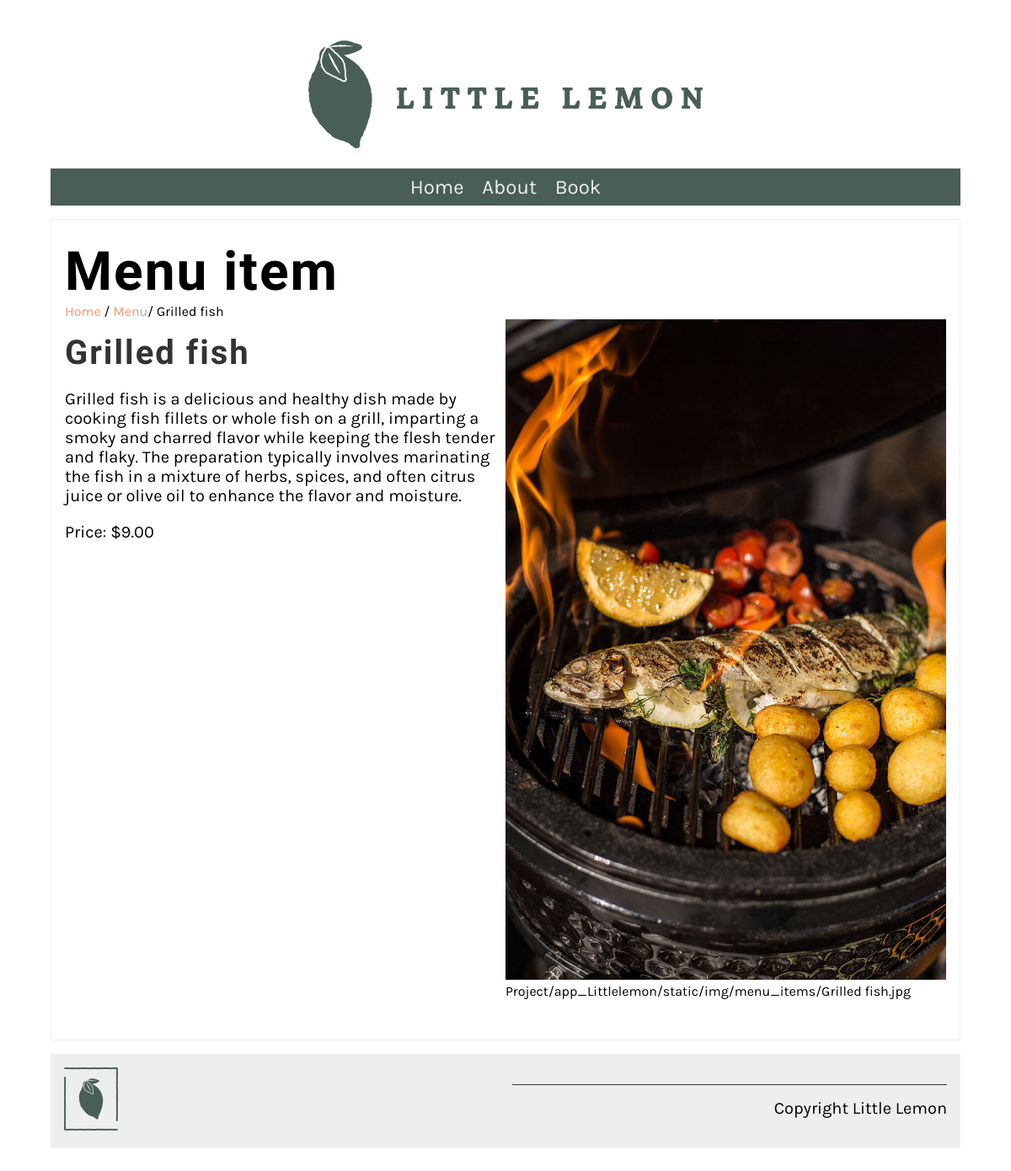
The app's page /menu_item/3/ with its own data.
### app_Littlelemon/models.py (models this page shows, shortened)
class Menu(models.Model):
   name = models.CharField(max_length=200)
   price = models.IntegerField()
   description = models.TextField(max_length=1000,default="")

### app_Littlelemon/views.py (the view)
# urls.py: path('menu_item/<int:pk>/', views.display_menu_items, name="menu_item")
def display_menu_items(request,pk=None):
    if pk:
        menu_item = Menu.objects.get(pk=pk)
        context = {'menu_item':menu_item}
    else:
        menu_item = ''
        context = {'menu_item':menu_item}
    return render(request, 'menu_item.html', context)

### app_Littlelemon/templates/menu_item.html
{% extends 'base.html' %}
{% load static %}
{% block content %}
<section>
   <article>
      <h1>Menu item</h1>
      <span>
         <a href="{% url 'home' %}">Home</a> /
         <a href="{% url 'menu' %}">Menu</a>/
         {{menu_item.name}}
      </span>
      <div class="row">
         <div class="column">
            <h2>
                {{ menu_item.name }}
            </h2>
            <p>
                {{ menu_item.description }}
            </p>
            <p>
                Price: ${{ menu_item.price }}.00
            </p>
         </div>
         <div class="column">
            <img src="Project/app_Littlelemon/static/img/menu_items/{{menu_item.name}}.jpg" alt="{{ menu_item.name}}"/>
            Project/app_Littlelemon/static/img/menu_items/{{menu_item.name}}.jpg
        </div>
      </div>
   </article>
</section>
{% endblock %}

### app_Littlelemon/static/css/style.css (style rules this page uses)
body { font-family: 'Karla', sans-serif; margin-top: 3rem; margin-bottom: 3rem; margin-left: 5%; margin-right: 5%; }
h1, h2, h3, h4, h5, h6 { font-family: 'Markazi Text', serif; letter-spacing: 2px;; }
h1 { font-size: 4rem; margin-top: 1.5rem; margin-bottom: 0; }
h2 { font-size: 2.5rem; color: #333333; margin:1rem 0; }
p, ul { font-size: 1.25rem;; }
a { color: #EE9972; text-decoration: none; }
section { display: flex; gap: 2rem 1rem; margin-top: 1rem; margin-bottom: 1rem; flex-direction: row; }
article { flex:1; }
article img { max-width: 100%; }
main article { border: 1px solid #EDEFEE; padding-left: 1rem; padding-right: 1rem; }
.row { display: flex; flex-direction: row; width: 100%; padding-bottom: 1rem; }
.column { flex-basis: 50%; margin-bottom: 1rem; padding-bottom: 1rem; }

### records on screen
Menu: name "Grilled fish", description "Grilled fish is a delicious and healthy dish made by cooking fish fillets or whole fish on a grill, imparting a smoky and charred flavor while keeping the flesh tender and flaky. The preparation typically involves marinating the fish in a mixture of herbs, spices, and often citrus juice or olive oil to enhance the flavor and moisture.", price "9", name (picture)
